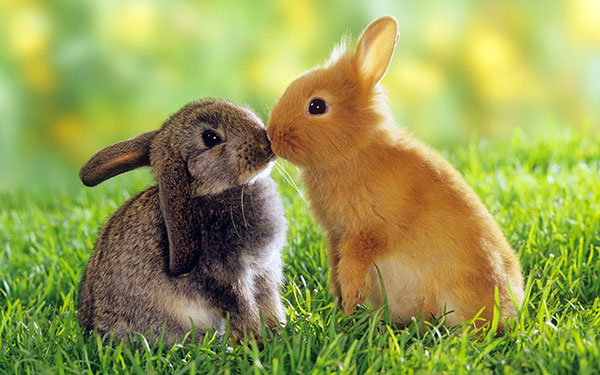
#> input picture example.jpg, 600 x 375 px
$ python main.py   (older library calls are emulated)
#> lines starting #> are read from the running program, lines starting #| are printed output that depends on the picture
import cv2
import numpy as np

def printSeam(I, j, backtrack):
    row, column,_ = I.shape
    for i in reversed(range(row)):
        # Danh dau vi tri cac phan tu se xoa
        I[i, j] = (0,0,255)  #thay thanh mau do de ve duong seam
        if (i != row-1):
            j = backtrack[i, j]
    return I

def computeEnergy(I):
    # B2: Tinh ma tran energy
    I = (I[:,:,0]+I[:,:,1]+I[:,:,2]).astype(np.float32)
    D_x = I[:-1, 1:].astype(np.float32) - I[:-1, :-1].astype(np.float32)
    D_y = I[1:, :-1].astype(np.float32) - I[:-1, :-1].astype(np.float32)
    D = np.sqrt(D_x**2 + D_y**2)
    return D

def computeMatrices(D):
    seamMatrix = D.copy()
    backtrack = np.zeros_like(D, dtype=np.int)
    parental_label = np.zeros_like(D, dtype=np.int)
    row, column = D.shape
    parental_label[0, :] = range(0, column)
    # Thuc hien tu goc trai buc anh
    for i in range(1, row):
        for j in range(0, column):
            if j == 0:
                index = np.argmin(seamMatrix[i - 1, j:j + 2])
                backtrack[i, j] = index + j
                min_energy = seamMatrix[i - 1, index + j]
                parental_label[i, j] = parental_label[i - 1, index]
            else:
                index = np.argmin(seamMatrix[i - 1, j - 1:j + 2])
                backtrack[i, j] = index + j - 1
                min_energy = seamMatrix[i - 1, index + j - 1]
                parental_label[i, j] = parental_label[i - 1, j - 1 + index]
            seamMatrix[i, j] += min_energy
    return seamMatrix, backtrack, parental_label


def findSeams(seamMatrix,parental_label, extant_seams):
    row, column = seamMatrix.shape
    rmv_list = []
    old_seam_index = parental_label[-1, 0]
    min_index = 0
    for i in range(1, column):
        if parental_label[-1, i] != old_seam_index:  #khac cha me thi them vao
            old_seam_index = parental_label[-1, i]
            rmv_list.append(min_index)
            min_index = i
            continue
        if seamMatrix[-1, i] < seamMatrix[-1, min_index]: #duong seam nho hon thi chon
            min_index = i

    rmv_list.append(min_index)
    rmv_list_num = len(rmv_list)
    if rmv_list_num >= extant_seams:
        rmv_list_num -= rmv_list_num - extant_seams
        rmv_list = rmv_list[0:rmv_list_num]
    return rmv_list

def seamsCarve(I, rmv_list, backtrack, extant_seams):
    row, column,_ = I.shape
    rmv_list_num = len(rmv_list)
    mask = np.ones((row, column), dtype=np.bool)
    for i in reversed(range(row)):
        for j in range(0, rmv_list_num):
            mask[i,rmv_list[j]] = False
        if(i!=row-1):
            rmv_list[:] = backtrack[i, rmv_list[:]]

    mask = np.stack([mask] * 3, axis=2)
    newI = I[mask].reshape(row , column - rmv_list_num,3)
    return newI, (extant_seams - rmv_list_num)


if __name__ == '__main__':
    # Step 1: Load input image

    image_dir = './example.jpg'
    I = cv2.imread(image_dir)
#> I is the input picture: shape (375, 600, 3); mean B, G, R 81.6, 157.1, 150.4

    num_seam = 100 # number of seams need to be carved
    extant_seams = num_seam # number of remaining seams need to be carved
    iter_count = 0
    while (extant_seams>0):
        iter_count += 1
        #Step 2: Compute all the matrices
        D = computeEnergy(I)

        # Step 3: Find the lowest-energy seam from left to right or top to bottom.
        seamMatrix, backtrack, parental_label = computeMatrices(D)

        # [7 lines of commented-out code are left out]

        rmv_list = findSeams(seamMatrix,parental_label,extant_seams)

        # Step 4: Carve the founding seams
        I, extant_seams = seamsCarve(I,rmv_list, backtrack, extant_seams)
        print('Iter %d: %d seams found' % (iter_count, len(rmv_list)))
        print('removed %d seam(s)' % (num_seam - extant_seams))
#> this loop made 21 passes
#> extant_seams on passes 1 to 12: 94, 90, 85, 79, 72, 66, 60, 53, 47, 42, 39, 37
#> extant_seams on pass 21: 0
#> (printed output is left out)
#> pass 1, in computeEnergy, `I = (I[:,:,0]+I[:,:,1]+I[:,:,2]).astype(np.float32)`:
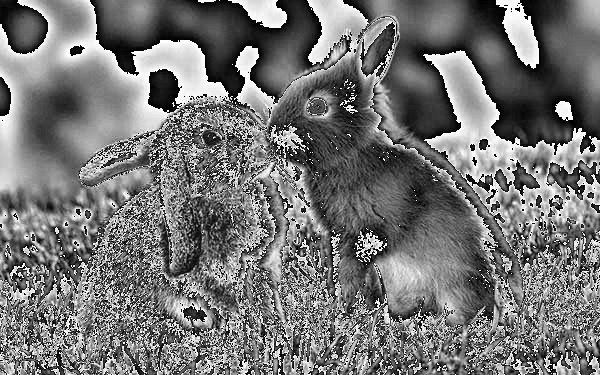
#> I: shape (375, 600) float32; min 0, max 255, mean 117
#> pass 1, in computeEnergy, `D_x = I[:-1, 1:].astype(np.float32) - I[:-1, :-1].astype(np.float32)`:
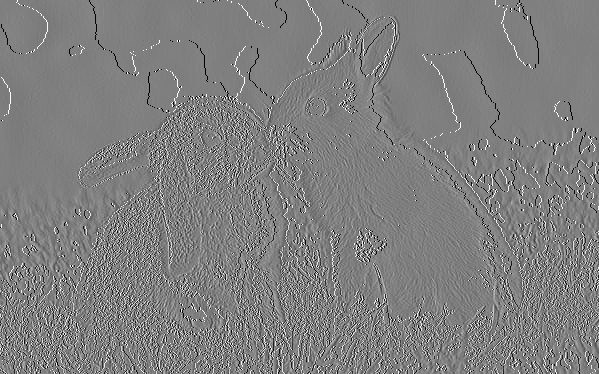
#> D_x: shape (374, 599) float32; min -255, max 255, mean 0; drawn with min black and max white
#> pass 1, in computeEnergy, `D_y = I[1:, :-1].astype(np.float32) - I[:-1, :-1].astype(np.float32)`:
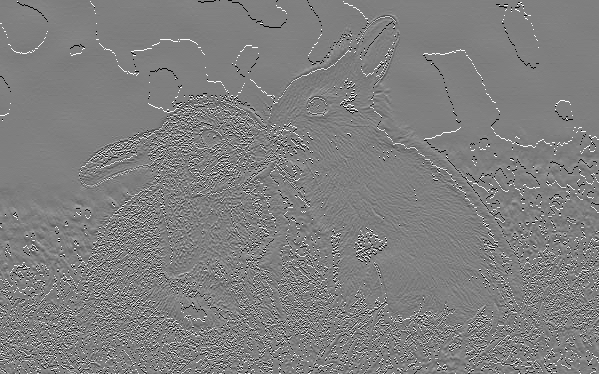
#> D_y: shape (374, 599) float32; min -255, max 255, mean 0; drawn with min black and max white
#> pass 1, in computeEnergy, `D = np.sqrt(D_x**2 + D_y**2)`:
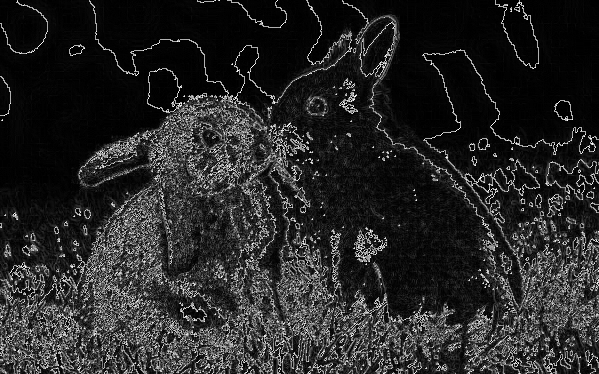
#> D: shape (374, 599) float32; min 0, max 360.6, mean 55.9; drawn with min black and max white
#> after the loop:
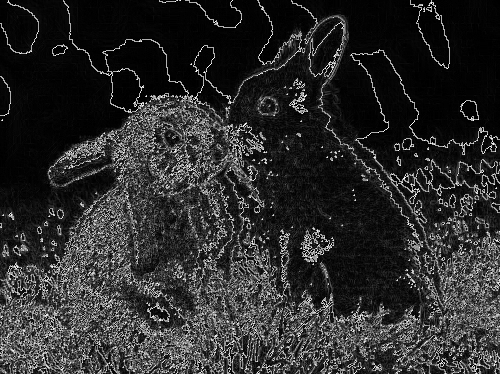
#> D: shape (374, 500) float32; min 0, max 360.6, mean 63.3; drawn with min black and max white
#> after the loop:
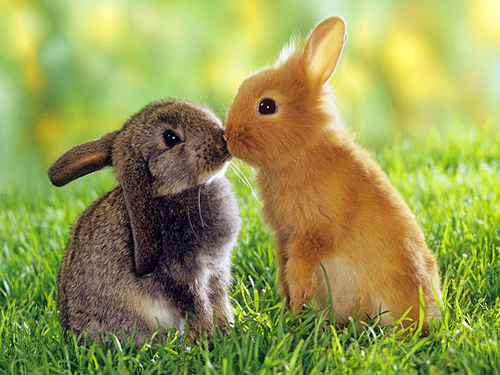
#> I: shape (375, 500, 3); mean B, G, R 81.5, 155, 149.6
#> after the loop:
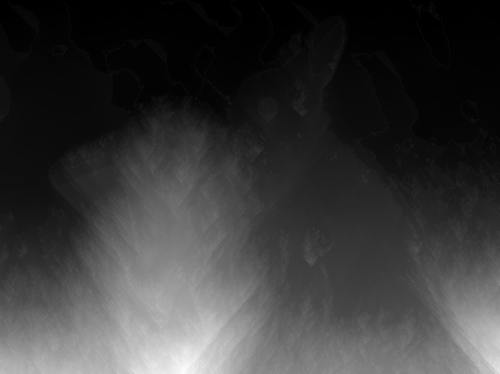
#> seamMatrix: shape (374, 500) float32; min 0, max 11307.2, mean 2551.7; drawn with min black and max white
#> after the loop, iter_count = 21

    # B5: Hien thi ket qua
    # cv2.imshow('Input', I)
    # cv2.waitKey(0)
    cv2.imwrite(image_dir.replace('.jpg','-carved.jpg'), I)
